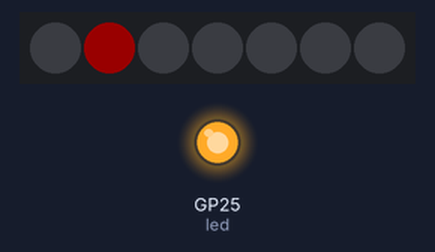
The program below on a simulated Raspberry Pi Pico running MicroPython. Parts: 7 RGB LEDs in strip order, left to right, output pins drawn as LEDs (lit = HIGH). Dim RGB values are drawn brighter than linear.

Above: at 0.05 s.
At 0.45 s:
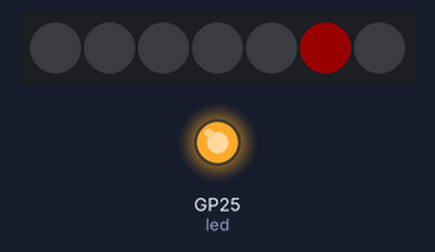
At 0.85 s:
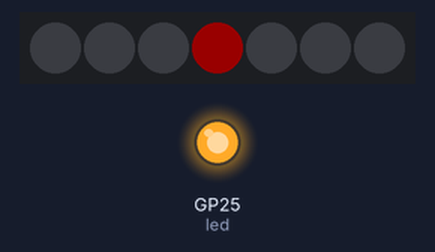
Timing chart, 0 to 40.0 s (numbered marks = the images above):
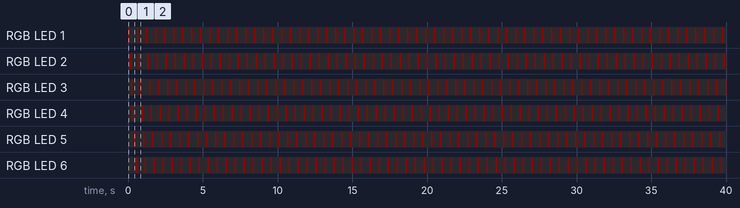

The program:

NeoPixel-Jewel.py
```python
from neopixel import NeoPixel
from machine import Pin
from time import sleep

led = Pin("LED", Pin.OUT)
led.value(1)

##  3v - 5v input
## connect Data In (GRN) to GIO1, pin 2
## Data Out (BlU) isn't used

## NeoPixel uses a RGB tuple to define colors. We can predfine these colors
## NepPixels are bright. Max values are 255, yet for this demonstration we are using a fraction of that
# COLOR = (RED, GREEN, BLUE)
RED = (10,0,0)
GREEN = (0,10,0)
BLUE = (0,0,10)
PURPLE = (5,1,20)
ORANGE = (25,5,0)
PINK = (20,1,10)
YELLOW = (20,20,0)
BLU = (200,200,200)

## We create NeoPixel object by passing the constructor a Pin and the Number of LED's in the daisy chain
pin = Pin(15, Pin.OUT)
np = NeoPixel(pin, 7)


# #We can refrence each LED individually. NeoPixel[0] is the first LED
# np[0] = PURPLE
# np[1] = ORANGE
# np[2] = YELLOW
# np[3] = GREEN
# np[4] = BLUE
# np[5] = PINK
# np[6] = RED
# led.toggle()
# sleep(2)
# np.write()

# color_list = [RED,ORANGE,YELLOW,GREEN,BLUE,PURPLE,PINK]

# j = 0
# for i in range(len(np)):
#   if j > len(color_list)-1:
#      j=0
#   np[i] = color_list[j]
#   j += 1
# np.write()

# def NextColor(current_color, color_list):
#   print(current_color)
#   for i in range(len(color_list)):
#     if i == len(color_list)-1:
#         return color_list[0]
#     elif color_list[i] == current_color:
#         return color_list[i+1]
#   # return color_list[0]

# while True:
#   for i in range(0,7):
#     Target_color = NextColor(np[i], color_list)
#     print(f"{i}: {Target_color}")
#     np[i] = Target_color
#   np.write()
#   sleep(0.5)

# # ########################################################
# # ################ FIGHT MODE CODE BELOW #################
# # ########################################################

brightness = 25
delay = .25
redJewel = (brightness,0,0)


while True:
    for i in range(1, len(np)):
        np[i] = redJewel
        np.write()
        sleep(.1)
        np[i] = (0,0,0)


    
```

Measured:
- by itself, RGB LED 1–6: alternates RGB(25, 0, 0) for 0.10 s and off for 0.50 s
- by itself, everything shown: repeats every 0.60 s, in 6 steps
